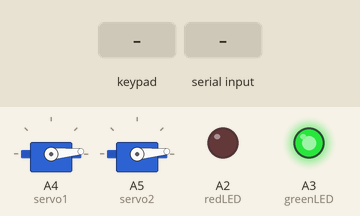
Simulated run of this sketch. Board: Arduino Uno, built with avr-gcc and run on an emulated ATmega328P. On the bench: 2 × servo, output pins drawn as LEDs (lit = HIGH). Dashed ring = blinking. The test bench sets the inputs (shaded band). The modem accepts every AT command (registered, SIM ready, sends succeed) and sends nothing else; what the sketch prints to the serial monitor is not drawn.

Above: at 5.2 s.
5.3 s: keypad keys 9 9 8 8 0 0 # pressed 0.4 s apart
At 11.0 s:
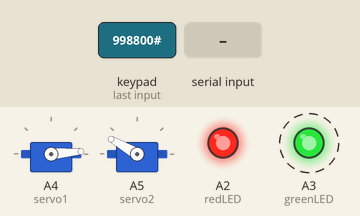
11.1 s: key '#' pressed
At 11.28 s:
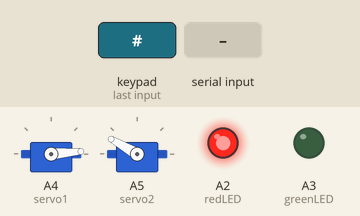
14.1 s: "A" received over the second serial link
At 15.6 s:
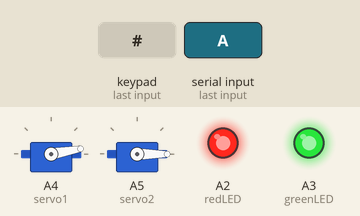
16.6 s: key 'A' pressed
At 16.75 s:
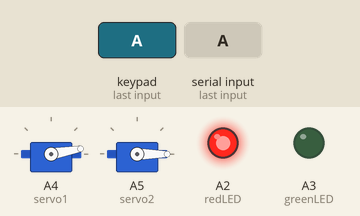
18.4 s: "Q" received over the second serial link
At 20.1 s:
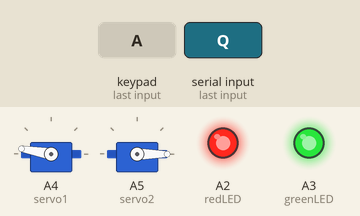
20.9 s: keypad keys 9 9 8 8 0 0 * pressed 0.4 s apart
At 21.05 s:
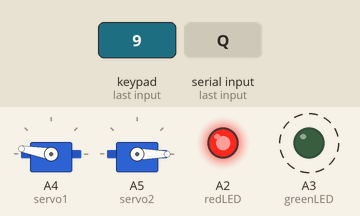
Timing chart, 0 to 26.2 s (numbered marks = the images above; inputs shaded):
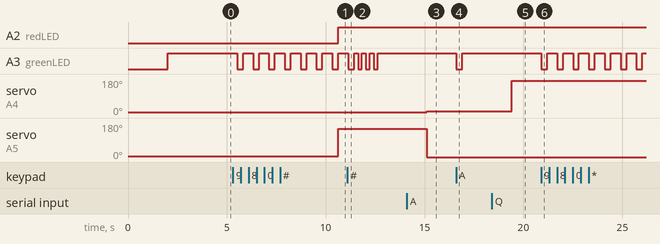

Measured:
- after the input at 5.3 s, A2 (redLED): LOW → HIGH after 5.3 s; A3 (greenLED): alternates HIGH for 0.50 s and LOW for 0.30 s, starting after 0.23 s; servo on A5 (servo2): 5° → 150° after 5.3 s
- after the input at 11.1 s, A3 (greenLED): HIGH → LOW at once, then repeats every 0.40 s: HIGH 0.20 s, LOW 0.20 s, until it stays HIGH from 12.6 s
- after the input at 14.1 s, servo on A4 (servo1): 5° → 10° after 1.0 s; servo on A5 (servo2): 150° → 0° after 1.0 s
- after the input at 16.6 s, A3 (greenLED): HIGH → LOW at once, → HIGH 0.30 s later
- after the input at 18.4 s, servo on A4 (servo1): 10° → 170° after 1.0 s
- after the input at 20.9 s, A3 (greenLED): alternates HIGH for 0.50 s and LOW for 0.30 s, starting at once

The sketch:

SantaBOX_SMS_.ino
```cpp
#include <Servo.h>
#include <SoftwareSerial.h>                                   // Библиотека програмной реализации обмена по UART-протоколу
SoftwareSerial SIM800(2, 3);                                  // RX, TX
#include <Keypad.h> // Подключаем библиотеки
#include <Password.h>
Servo servo1;
Servo servo2;


Password password1 = Password( "9" );
Password password2 = Password( "998800" );
Password password3 = Password( "*" );
const byte ROWS = 4; // 4 строки
const byte COLS = 4; // 4 столбца
char keys[ROWS][COLS] = {
{'1','2','3','A'},
{'4','5','6','B'},
{'7','8','9','C'},
{'*','0','#','D'}
};
//устанавливаем пины столбцов и рядов
byte rowPins[ROWS] = {12,11, 10, 9};
byte colPins[COLS] = {8, 7, 6, 5};
Keypad keypad = Keypad( makeKeymap(keys), rowPins, colPins, ROWS, COLS );

String _response    = "";                                     // Переменная для хранения ответа модуля
long lastUpdate = millis();                                   // Время последнего обновления
long updatePeriod   = 60000;                                  // Проверять каждую минуту

String phones = "+79222270648";   // Белый список телефонов
const int redLED = A2;              // Status LED
const int greenLED = A3;            // Status LED

void setup() {
servo1.attach(A4);
servo1.write(5); //Поворачиваем сервопривод в положение 0
servo2.attach(A5);
servo2.write(5);
sendSMS(String(phones),String("Good mondey"));

pinMode(redLED, OUTPUT);
pinMode(greenLED, OUTPUT);
digitalWrite(greenLED, HIGH);
keypad.addEventListener(keypadEvent); //добавляем событие
keypad.setDebounceTime(250);

  Serial.begin(9600);                                         // Скорость обмена данными с компьютером
  SIM800.begin(9600);                                         // Скорость обмена данными с модемом
  Serial.println(F("Start!"));

  sendATCommand("AT", true);                                  // Отправили AT для настройки скорости обмена данными
  sendATCommand("AT+CMGF=1;&W", true);                        // Включаем текстовый режима SMS (Text mode) и сразу сохраняем значение (AT&W)!
  lastUpdate = millis();                                      // Обнуляем таймер
}

String sendATCommand(String cmd, bool waiting) {
  String _resp = "";                                              // Переменная для хранения результата
  Serial.println(cmd);                                            // Дублируем команду в монитор порта
  SIM800.println(cmd);                                            // Отправляем команду модулю
  if (waiting) {                                                  // Если необходимо дождаться ответа...
    _resp = waitResponse();                                       // ... ждем, когда будет передан ответ
    // Если Echo Mode выключен (ATE0), то эти 3 строки можно закомментировать
    if (_resp.startsWith(cmd)) {                                  // Убираем из ответа дублирующуюся команду
      _resp = _resp.substring(_resp.indexOf("\r", cmd.length()) + 2);
    }
    Serial.println(_resp);                                        // Дублируем ответ в монитор порта
  }
  return _resp;                                                   // Возвращаем результат. Пусто, если проблема
}

String waitResponse() {                                           // Функция ожидания ответа и возврата полученного результата
  String _resp = "";                                              // Переменная для хранения результата
  long _timeout = millis() + 10000;                               // Переменная для отслеживания таймаута (10 секунд)
  while (!SIM800.available() && millis() < _timeout)  {};         // Ждем ответа 10 секунд, если пришел ответ или наступил таймаут, то...
  if (SIM800.available()) {                                       // Если есть, что считывать...
    _resp = SIM800.readString();                                  // ... считываем и запоминаем
  }
  else {                                                          // Если пришел таймаут, то...
    Serial.println("Timeout...");                                 // ... оповещаем об этом и...
  }
  return _resp;                                                   // ... возвращаем результат. Пусто, если проблема
}

bool hasmsg = false;                                              // Флаг наличия сообщений к удалению
void loop() {
  keypad.getKey();

String Zagadka = "1 zagadka - Novogodniy yest' odin eto vkusniy...!";
String Mandarin = "2 zagadka - Iz mody ne vyhodyat Ded Moroz vsegda v nih hodit?";
String Valenki = "3 zagadka - Na golove ego vederko, A nos - s'yedobnaya morkovka. Kto on?";
String Error = "Nepravilno, podumai eshe.";
String Snegovik = "Vot eto da - odoleli vi mena. Otkrivau.";
String Privet = "Privet I SMSBOX! Otgadayte 3 zagadki - poluchayte vse podarki.";

if (SIM800.available())   {                           // Если модем, что-то отправил...
    _response = waitResponse();                       // Получаем ответ от модема для анализа
    _response.trim();                                 // Убираем лишние пробелы в начале и конце
    Serial.println(_response);                        // Если нужно выводим в монитор порта
    if (_response.indexOf("+CMTI:")>-1) {             // Пришло сообщение об отправке SMS
      lastUpdate = millis() -  updatePeriod;          // Теперь нет необходимости обрабатываеть SMS здесь, достаточно просто
                                                      // сбросить счетчик автопроверки и в следующем цикле все будет обработано
    }
else if (_response.indexOf("A") > -1) {
servo1.attach(A4);
servo1.write(10); //Поворачиваем сервопривод в положение 0
servo2.attach(A5);
servo2.write(-170);
}
else if (_response.indexOf("Q") > -1) {
servo1.attach(A4);
servo1.write(170); //Поворачиваем сервопривод в положение 0
servo2.attach(A5);
servo2.write(-10);
}
else if (_response.indexOf("Snegovik") > -1) { //если увидели команду отправки СМС
sendSMS(String(phones),String(Snegovik)); //отправляем СМС на номер +71234567890
servo1.attach(A4);
servo1.write(150); //Поворачиваем сервопривод в положение 0
}
else if (_response.indexOf("Privet") > -1) { //если увидели команду отправки СМС
sendSMS(String(phones),  String(Privet)); //отправляем СМС на номер +71234567890
delay(10000);
sendSMS(String(phones),  String(Zagadka)); //отправляем СМС на номер +71234567890
}
else if (_response.indexOf("Mandarin") > -1) { //если увидели команду отправки СМС
sendSMS(String(phones),  String(Mandarin)); //отправляем СМС на номер +71234567890
}
else if (_response.indexOf("Valenki") > -1) { //если увидели команду отправки СМС
sendSMS(String(phones),  String(Valenki)); //отправляем СМС на номер +71234567890
}
else if (_response.indexOf("+CMT") > -1) { //если увидели команду отправки СМС
sendSMS(String(phones), String(Error)); //отправляем СМС на номер +71234567890
}
  }
  if (Serial.available())  {                          // Ожидаем команды по Serial...
    SIM800.write(Serial.read());                      // ...и отправляем полученную команду модему
  };
}

void keypadEvent(KeypadEvent eKey){
switch (keypad.getState()){
case PRESSED:
Serial.print(F("Pressed: "));
Serial.println(eKey);
digitalWrite(greenLED,LOW); //включение светодиода для поддтверждения ввода с клавиатуры
delay(300);
digitalWrite(greenLED,HIGH); //отключение светодиода
switch (eKey){
case '#': guessPassword(); break;
default:
password1.append(eKey);
password2.append(eKey);
password3.append(eKey);
}
}}
//sendSMS(String(phones),String("Neznaes chto dalshe? <Pin>")); //отправляем СМС на номер +71234567890
void guessPassword(){
Serial.print(F("Guessing password... "));
if (password1.evaluate()){
digitalWrite(greenLED,HIGH);
digitalWrite(redLED,HIGH); //активация светодиода красного при неверном коде
delay(500);
digitalWrite(greenLED,LOW);
digitalWrite(redLED,LOW);
delay(500);
digitalWrite(greenLED,HIGH);
digitalWrite(redLED,HIGH);
delay(500);
digitalWrite(greenLED,LOW);
digitalWrite(redLED,LOW);
delay(500);
digitalWrite(greenLED,HIGH);
digitalWrite(redLED,LOW);
sendSMS(String(phones), String(F("Igraem dalshe. Vipal snegnaydi, naydi snezhinki.")));
//Serial.println("P Ok ");
password1.reset(); //сброс переменной пароля после корректного ввода
}
else if (password2.evaluate()){
digitalWrite(redLED,HIGH); //активация светодиода красного при неверном коде
servo2.attach(A5);
servo2.write(150);
//sendSMS(String(phones), String(F("yyyy")));
//Serial.println("P Ok "); //
password2.reset(); //сброс переменной пароля после корректного ввода
}
else if (password3.evaluate()){
delay(100);
sendSMS(String(phones), String(F("Snezhinki spryatany za mnoy, vozmi otvertku i otkroy.")));
//Serial.println("P Ok ");
password3.reset(); //сброс переменной пароля после корректного ввода
}
else {
//Serial.println("P No ");
delay(200);
digitalWrite(greenLED,LOW); //активация светодиода красного при неверном коде
delay(200);
digitalWrite(greenLED,HIGH); //отключение красного светодиода.
delay(200);
digitalWrite(greenLED,LOW); //активация светодиода красного при неверном коде
delay(200);
digitalWrite(greenLED,HIGH); //отключение красного светодиода.
delay(200);
digitalWrite(greenLED,LOW); //активация светодиода красного при неверном коде
delay(200);
digitalWrite(greenLED,HIGH); //отключение красного светодиода.
password1.reset(); //сброс переменной пароля после некорректного ввода
password2.reset(); //сброс переменной пароля после некорректного ввода
password3.reset(); //сброс переменной пароля после некорректного ввода
}
}

void sendSMS(String phone, String message)
{
  sendATCommand("AT+CMGS=\"" + phone + "\"", true);             // Переходим в режим ввода текстового сообщения
  sendATCommand(message + "\r" + (String)((char)26), true);   // После текста отправляем перенос строки и Ctrl+Z
}
```
